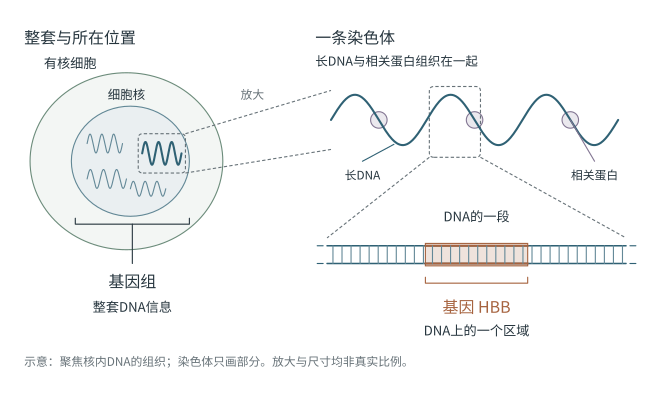

The Python source for this figure:
"""F01: genome, chromosome, DNA and gene. Run this file without arguments."""
from dataclasses import dataclass
from pathlib import Path
import sys

ROOT = Path(__file__).resolve().parents[1]
if str(ROOT) not in sys.path:
    sys.path.insert(0, str(ROOT))

import matplotlib as mpl
from book_style import STYLE, PALETTE, COLOR_TUNING, mix_color, rc_settings
from matplotlib.lines import Line2D
from matplotlib.text import Text
from layout_utils import Box, BuildResult, new_canvas
from visual_grammar import boundary, bracket, dna_region, label, line, organised_dna, zoom_frame, zoom_link

OUT = Path(__file__).resolve().parent


@dataclass(frozen=True)
class F01Layout:
    cell_center: tuple = (32, 59)
    cell_size: tuple = (49, 45)
    nucleus_center: tuple = (33, 59)
    nucleus_size: tuple = (30, 28)
    chromosome_box: Box = Box(84, 62, 73, 15)
    chromosome_selection: Box = Box(35, 56, 12, 10)
    dna_selection: Box = Box(109, 60, 13, 18)
    dna_box: Box = Box(83, 33, 76, 4.5)
    gene_x_mm: float = 108
    gene_width_mm: float = 26
    gene_label_y_mm: float = 22


LAYOUT = F01Layout()


def apply_f01_colors(result, palette=PALETTE, tuning=COLOR_TUNING):
    """Color existing Artists only. No object, text or layout edits."""
    a = result.artists
    tint = lambda color, weight: mix_color(color, palette.background, weight)
    muted = tint(palette.neutral, tuning.muted_weight)
    dna_secondary = tint(palette.primary, tuning.secondary_dna_weight)
    result.figure.set_facecolor(palette.background)
    result.axes.set_facecolor(palette.background)
    for name, item in a.items():
        if isinstance(item, Text):
            item.set_color(palette.neutral)
        elif isinstance(item, Line2D):
            item.set_color(muted if item._running_life_role == "zoom" else palette.primary)

    a["F01.cell.boundary"].set_edgecolor(palette.secondary)
    a["F01.cell.boundary"].set_facecolor(tint(palette.secondary, tuning.cell_fill_weight))
    a["F01.nucleus.boundary"].set_edgecolor(tint(palette.primary, tuning.nucleus_edge_weight))
    a["F01.nucleus.boundary"].set_facecolor(tint(palette.primary, tuning.nucleus_fill_weight))
    for name, item in a.items():
        if name.startswith("F01.nucleus.other.") or ".pair." in name:
            item.set_color(dna_secondary)
        if item._running_life_role == "protein":
            item.set_edgecolor(palette.supplement)
            item.set_facecolor(tint(palette.supplement, tuning.protein_fill_weight))
        if item._running_life_role == "zoom" and not isinstance(item, Line2D):
            item.set_edgecolor(muted)

    for name in ("F01.genome.set_bracket", "F01.genome.label_leader"):
        a[name].set_color(palette.neutral)
    a["F01.organised_dna.leader"].set_color(palette.primary)
    a["F01.protein.leader"].set_color(palette.supplement)
    a["F01.scope.note"].set_color(muted)
    a["F01.zoom.chromosome.label"].set_color(muted)
    a["F01.dna.gene_region"].set_facecolor(tint(palette.accent, tuning.gene_fill_weight))
    a["F01.dna.gene_region"].set_edgecolor(palette.accent)
    for name in ("F01.dna.gene.upper", "F01.dna.gene.lower", "F01.gene.bracket", "F01.gene.label"):
        a[name].set_color(palette.accent)
    # Keep interior base-pair strokes in the same DNA color family. The warm
    # rectangle and overlaid rails mark a region, not a separate substance.
    result.spec["color_system"] = {
        "version": "1.0", "palette": palette.__dict__, "tuning": tuning.__dict__,
        "scope": "Color-only application; existing geometry, text and relationships preserved.",
    }
    return result


def build_figure(style=STYLE, layout=LAYOUT, palette=PALETTE, tuning=COLOR_TUNING):
    """Return a native Figure plus stable handles; do not write files here."""
    with mpl.rc_context(rc_settings()):
        fig, ax = new_canvas(style)
        a = {}
        left_x = style.margin_mm
        right_x = 72 + style.major_gap_mm
        label(ax, a, "F01.panel.set", "整套与所在位置", (left_x, 90.5), size=style.heading_pt, style=style)

        boundary(ax, a, "F01.cell.boundary", layout.cell_center, layout.cell_size, style=style)
        boundary(ax, a, "F01.nucleus.boundary", layout.nucleus_center, layout.nucleus_size, style=style)
        label(ax, a, "F01.cell.label", "有核细胞", (left_x + style.minor_gap_mm, 84), style=style)
        label(ax, a, "F01.nucleus.label", "细胞核", (32, 76), ha="center", size=style.secondary_pt, style=style)
        for i, b in enumerate((Box(22, 60, 9, 7), Box(22, 51, 10, 7), Box(33, 49, 9, 6))):
            organised_dna(ax, a, f"F01.nucleus.other.{i}", b, muted=True, style=style)
        organised_dna(ax, a, "F01.chromosome_example", Box(36, 57, 10, 8), style=style)
        zoom_frame(ax, a, "F01.zoom.chromosome.frame", layout.chromosome_selection, style=style)
        bracket(ax, a, "F01.genome.set_bracket", 19, 48, 43, style=style)
        line(ax, a, "F01.genome.label_leader", [(33.5, 43), (33.5, 33)], width=style.boundary_pt, style=style)
        label(ax, a, "F01.genome.label", "基因组", (33.5, 28.5), size=style.heading_pt, ha="center", style=style)
        label(ax, a, "F01.genome.definition", "整套DNA信息", (33.5, 22), ha="center", style=style)

        s = layout.chromosome_selection
        b = layout.chromosome_box
        zoom_link(ax, a, "F01.zoom.chromosome.link", [(s.right, s.top), (s.right, s.y)],
                  [(b.x, b.top), (b.x, b.y)], style=style)
        label(ax, a, "F01.zoom.chromosome.label", "放大", (64, 76), ha="center", size=style.note_pt, style=style)
        label(ax, a, "F01.chromosome.label", "一条染色体", (right_x, 90.5), size=style.heading_pt, style=style)
        label(ax, a, "F01.chromosome.definition", "长DNA与相关蛋白组织在一起", (right_x, 84.5), size=style.secondary_pt, style=style)
        organised_dna(ax, a, "F01.organised_chromosome", b, detailed=True, style=style)
        label(ax, a, "F01.organised_dna.label", "长DNA", (92, 55.5), ha="center", size=style.note_pt, style=style)
        line(ax, a, "F01.organised_dna.leader", [(100, 63.3), (92, 59)], width=style.boundary_pt, color=style.muted, style=style)
        label(ax, a, "F01.protein.label", "相关蛋白", (151, 55.5), ha="center", size=style.note_pt, style=style)
        line(ax, a, "F01.protein.leader", [(b.x + b.w * 5 / 6, b.y + b.h / 2), (151, 59)],
             width=style.boundary_pt, color=style.muted, style=style)
        zoom_frame(ax, a, "F01.zoom.dna.frame", layout.dna_selection, style=style)
        q = layout.dna_selection
        d = layout.dna_box
        zoom_link(ax, a, "F01.zoom.dna.link", [(q.x, q.y), (q.right, q.y)],
                  [(d.x, d.top + style.label_gap_mm), (d.right, d.top + style.label_gap_mm)], style=style)
        label(ax, a, "F01.dna.label", "DNA的一段", (d.cx, 45), size=style.label_pt, ha="center", style=style)
        dna_region(ax, a, "F01.dna", d, layout.gene_x_mm, layout.gene_width_mm, style=style)
        gx, gw = layout.gene_x_mm, layout.gene_width_mm
        bracket(ax, a, "F01.gene.bracket", gx, gx + gw, d.y - style.minor_gap_mm, style=style)
        label(ax, a, "F01.gene.label", "基因 HBB", (gx + gw / 2, layout.gene_label_y_mm),
              ha="center", size=style.heading_pt, style=style)
        label(ax, a, "F01.gene.definition", "DNA上的一个区域", (gx + gw / 2, 16), ha="center", style=style)
        label(ax, a, "F01.scope.note", "示意：聚焦核内DNA的组织；染色体只画部分。放大与尺寸均非真实比例。",
              (left_x, 8), size=style.note_pt, color=style.muted, style=style)
        result = BuildResult(fig, ax, a, {
            "figure_id": "F01",
            "title": "基因组 染色体 DNA 和基因的关系",
            "source_paragraphs": ["P0034–P0042", "P0044", "P0053–P0064"],
            "quantitative": False,
            "relationships": [
                {"kind": "containment", "source": "F01.cell.boundary", "target": "F01.nucleus.boundary", "evidence": "P0034–P0036"},
                {"kind": "collection", "source": "F01.genome.set_bracket", "target": "F01.genome.label", "evidence": "P0041–P0042"},
                {"kind": "conceptual_zoom", "source": "F01.chromosome_example.dna", "target": "F01.organised_chromosome.dna", "evidence": "P0037–P0039"},
                {"kind": "organisation", "source": "F01.organised_chromosome.dna", "target": "F01.chromosome.label", "evidence": "P0036–P0038,P0042"},
                {"kind": "conceptual_zoom", "source": "F01.zoom.dna.frame", "target": "F01.dna.backbone.upper", "evidence": "P0039–P0040"},
                {"kind": "region_on_sequence", "source": "F01.dna.gene_region", "target": "F01.dna.backbone.upper", "evidence": "P0039–P0040"},
            ],
            "layout": {k: str(v) for k, v in layout.__dict__.items()},
            "limits": "Conceptual, not to scale; only some nuclear chromosomes shown; no actual HBB sequence or base-pair count represented.",
        })
        return apply_f01_colors(result, palette, tuning)


def main():
    from export_utils import export_figure, preflight
    with mpl.rc_context(rc_settings()):
        result = build_figure()
        report = preflight(result)
        fig = result.figure
        # Explicit, adjacent, static PDF name for Tavotto's figure contract.
        fig.savefig(OUT / "F01_genome_chromosome_dna_gene.pdf", metadata={"CreationDate": None, "ModDate": None})
        return export_figure(result, report, ROOT, OUT / "F01_genome_chromosome_dna_gene.pdf")


if __name__ == "__main__":
    main()
